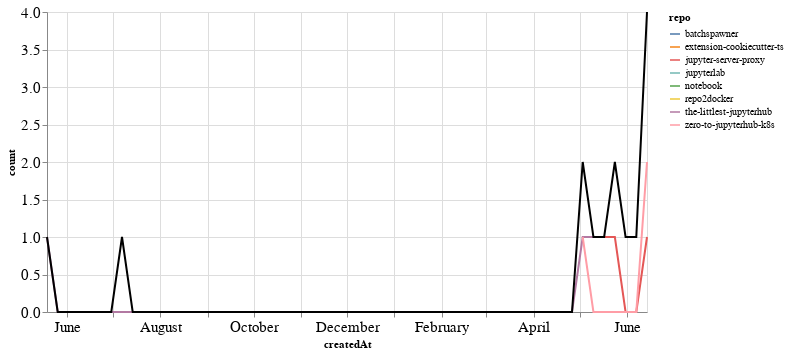

Notebook code cell kept with this figure:
### Markdown cell above
## PRs

### Code cell
prs_time = prs.groupby('repo').resample('W', on='createdAt').count()['author'].reset_index()
prs_time = prs_time.rename(columns={'author': 'count'})
prs_time_total = prs_time.groupby('createdAt').agg({"count": "sum"}).reset_index()

ch1 = alt.Chart(prs_time, width=600).mark_line().encode(
    x='createdAt',
    y='count',
    color='repo',
    tooltip="repo"
)

ch2 = alt.Chart(prs_time_total, width=600).mark_line(color="black").encode(
    x='createdAt',
    y='count',
)

ch1 + ch2

### Figure 1 — Vega-Lite specification as saved in the notebook (floating-point values rounded to 4 significant figures)
{"config": {"axisLeft": {"labelFontSize": 15}, "axisBottom": {"labelFontSize": 15}}, "layer": [{"data": {"name": "data-4f917ae45759e7bcf5d806d00d588298"}, "mark": "line", "encoding": {"color": {"type": "nominal", "field": "repo"}, "tooltip": {"type": "nominal", "field": "repo"}, "x": {"type": "temporal", "field": "createdAt"}, "y": {"type": "quantitative", "field": "count"}}, "width": 600}, {"data": {"name": "data-987a8137f646423e31142c4134be32b6"}, "mark": {"type": "line", "color": "black"}, "encoding": {"x": {"type": "temporal", "field": "createdAt"}, "y": {"type": "quantitative", "field": "count"}}, "width": 600}], "$schema": "https://vega.github.io/schema/vega-lite/v4.8.1.json", "datasets": {"data-4f917ae45759e7bcf5d806d00d588298": [{"repo": "batchspawner", "createdAt": "2020-06-07T00:00:00", "count": 1}, {"repo": "extension-cookiecutter-ts", "createdAt": "2020-05-24T00:00:00", "count": 1}, {"repo": "jupyter-server-proxy", "createdAt": "2020-05-17T00:00:00", "count": 1}, {"repo": "jupyter-server-proxy", "createdAt": "2020-05-24T00:00:00", "count": 1}, {"repo": "jupyter-server-proxy", "createdAt": "2020-05-31T00:00:00", "count": 0}, {"repo": "jupyter-server-proxy", "createdAt": "2020-06-07T00:00:00", "count": 0}, {"repo": "jupyter-server-proxy", "createdAt": "2020-06-14T00:00:00", "count": 1}, {"repo": "jupyterlab", "createdAt": "2020-05-31T00:00:00", "count": 1}, {"repo": "notebook", "createdAt": "2019-07-07T00:00:00", "count": 1}, {"repo": "repo2docker", "createdAt": "2020-06-14T00:00:00", "count": 1}, {"repo": "the-littlest-jupyterhub", "createdAt": "2019-05-19T00:00:00", "count": 1}, {"repo": "the-littlest-jupyterhub", "createdAt": "2019-05-26T00:00:00", "count": 0}, {"repo": "the-littlest-jupyterhub", "createdAt": "2019-06-02T00:00:00", "count": 0}, {"repo": "the-littlest-jupyterhub", "createdAt": "2019-06-09T00:00:00", "count": 0}, {"repo": "the-littlest-jupyterhub", "createdAt": "2019-06-16T00:00:00", "count": 0}, {"repo": "the-littlest-jupyterhub", "createdAt": "2019-06-23T00:00:00", "count": 0}, {"repo": "the-littlest-jupyterhub", "createdAt": "2019-06-30T00:00:00", "count": 0}, {"repo": "the-littlest-jupyterhub", "createdAt": "2019-07-07T00:00:00", "count": 0}, {"repo": "the-littlest-jupyterhub", "createdAt": "2019-07-14T00:00:00", "count": 0}, {"repo": "the-littlest-jupyterhub", "createdAt": "2019-07-21T00:00:00", "count": 0}, {"repo": "the-littlest-jupyterhub", "createdAt": "2019-07-28T00:00:00", "count": 0}, {"repo": "the-littlest-jupyterhub", "createdAt": "2019-08-04T00:00:00", "count": 0}, {"repo": "the-littlest-jupyterhub", "createdAt": "2019-08-11T00:00:00", "count": 0}, {"repo": "the-littlest-jupyterhub", "createdAt": "2019-08-18T00:00:00", "count": 0}, {"repo": "the-littlest-jupyterhub", "createdAt": "2019-08-25T00:00:00", "count": 0}, {"repo": "the-littlest-jupyterhub", "createdAt": "2019-09-01T00:00:00", "count": 0}, {"repo": "the-littlest-jupyterhub", "createdAt": "2019-09-08T00:00:00", "count": 0}, {"repo": "the-littlest-jupyterhub", "createdAt": "2019-09-15T00:00:00", "count": 0}, {"repo": "the-littlest-jupyterhub", "createdAt": "2019-09-22T00:00:00", "count": 0}, {"repo": "the-littlest-jupyterhub", "createdAt": "2019-09-29T00:00:00", "count": 0}, {"repo": "the-littlest-jupyterhub", "createdAt": "2019-10-06T00:00:00", "count": 0}, {"repo": "the-littlest-jupyterhub", "createdAt": "2019-10-13T00:00:00", "count": 0}, {"repo": "the-littlest-jupyterhub", "createdAt": "2019-10-20T00:00:00", "count": 0}, {"repo": "the-littlest-jupyterhub", "createdAt": "2019-10-27T00:00:00", "count": 0}, {"repo": "the-littlest-jupyterhub", "createdAt": "2019-11-03T00:00:00", "count": 0}, {"repo": "the-littlest-jupyterhub", "createdAt": "2019-11-10T00:00:00", "count": 0}, {"repo": "the-littlest-jupyterhub", "createdAt": "2019-11-17T00:00:00", "count": 0}, {"repo": "the-littlest-jupyterhub", "createdAt": "2019-11-24T00:00:00", "count": 0}, {"repo": "the-littlest-jupyterhub", "createdAt": "2019-12-01T00:00:00", "count": 0}, {"repo": "the-littlest-jupyterhub", "createdAt": "2019-12-08T00:00:00", "count": 0}, {"repo": "the-littlest-jupyterhub", "createdAt": "2019-12-15T00:00:00", "count": 0}, {"repo": "the-littlest-jupyterhub", "createdAt": "2019-12-22T00:00:00", "count": 0}, {"repo": "the-littlest-jupyterhub", "createdAt": "2019-12-29T00:00:00", "count": 0}, {"repo": "the-littlest-jupyterhub", "createdAt": "2020-01-05T00:00:00", "count": 0}, {"repo": "the-littlest-jupyterhub", "createdAt": "2020-01-12T00:00:00", "count": 0}, {"repo": "the-littlest-jupyterhub", "createdAt": "2020-01-19T00:00:00", "count": 0}, {"repo": "the-littlest-jupyterhub", "createdAt": "2020-01-26T00:00:00", "count": 0}, {"repo": "the-littlest-jupyterhub", "createdAt": "2020-02-02T00:00:00", "count": 0}, {"repo": "the-littlest-jupyterhub", "createdAt": "2020-02-09T00:00:00", "count": 0}, {"repo": "the-littlest-jupyterhub", "createdAt": "2020-02-16T00:00:00", "count": 0}, {"repo": "the-littlest-jupyterhub", "createdAt": "2020-02-23T00:00:00", "count": 0}, {"repo": "the-littlest-jupyterhub", "createdAt": "2020-03-01T00:00:00", "count": 0}, {"repo": "the-littlest-jupyterhub", "createdAt": "2020-03-08T00:00:00", "count": 0}, {"repo": "the-littlest-jupyterhub", "createdAt": "2020-03-15T00:00:00", "count": 0}, {"repo": "the-littlest-jupyterhub", "createdAt": "2020-03-22T00:00:00", "count": 0}, {"repo": "the-littlest-jupyterhub", "createdAt": "2020-03-29T00:00:00", "count": 0}, {"repo": "the-littlest-jupyterhub", "createdAt": "2020-04-05T00:00:00", "count": 0}, {"repo": "the-littlest-jupyterhub", "createdAt": "2020-04-12T00:00:00", "count": 0}, {"repo": "the-littlest-jupyterhub", "createdAt": "2020-04-19T00:00:00", "count": 0}, {"repo": "the-littlest-jupyterhub", "createdAt": "2020-04-26T00:00:00", "count": 0}, {"repo": "the-littlest-jupyterhub", "createdAt": "2020-05-03T00:00:00", "count": 1}, {"repo": "the-littlest-jupyterhub", "createdAt": "2020-05-10T00:00:00", "count": 1}, {"repo": "zero-to-jupyterhub-k8s", "createdAt": "2020-05-03T00:00:00", "count": 1}, {"repo": "zero-to-jupyterhub-k8s", "createdAt": "2020-05-10T00:00:00", "count": 0}, {"repo": "zero-to-jupyterhub-k8s", "createdAt": "2020-05-17T00:00:00", "count": 0}, {"repo": "zero-to-jupyterhub-k8s", "createdAt": "2020-05-24T00:00:00", "count": 0}, {"repo": "zero-to-jupyterhub-k8s", "createdAt": "2020-05-31T00:00:00", "count": 0}, {"repo": "zero-to-jupyterhub-k8s", "createdAt": "2020-06-07T00:00:00", "count": 0}, {"repo": "zero-to-jupyterhub-k8s", "createdAt": "2020-06-14T00:00:00", "count": 2}], "data-987a8137f646423e31142c4134be32b6": [{"createdAt": "2019-05-19T00:00:00", "count": 1}, {"createdAt": "2019-05-26T00:00:00", "count": 0}, {"createdAt": "2019-06-02T00:00:00", "count": 0}, {"createdAt": "2019-06-09T00:00:00", "count": 0}, {"createdAt": "2019-06-16T00:00:00", "count": 0}, {"createdAt": "2019-06-23T00:00:00", "count": 0}, {"createdAt": "2019-06-30T00:00:00", "count": 0}, {"createdAt": "2019-07-07T00:00:00", "count": 1}, {"createdAt": "2019-07-14T00:00:00", "count": 0}, {"createdAt": "2019-07-21T00:00:00", "count": 0}, {"createdAt": "2019-07-28T00:00:00", "count": 0}, {"createdAt": "2019-08-04T00:00:00", "count": 0}, {"createdAt": "2019-08-11T00:00:00", "count": 0}, {"createdAt": "2019-08-18T00:00:00", "count": 0}, {"createdAt": "2019-08-25T00:00:00", "count": 0}, {"createdAt": "2019-09-01T00:00:00", "count": 0}, {"createdAt": "2019-09-08T00:00:00", "count": 0}, {"createdAt": "2019-09-15T00:00:00", "count": 0}, {"createdAt": "2019-09-22T00:00:00", "count": 0}, {"createdAt": "2019-09-29T00:00:00", "count": 0}, {"createdAt": "2019-10-06T00:00:00", "count": 0}, {"createdAt": "2019-10-13T00:00:00", "count": 0}, {"createdAt": "2019-10-20T00:00:00", "count": 0}, {"createdAt": "2019-10-27T00:00:00", "count": 0}, {"createdAt": "2019-11-03T00:00:00", "count": 0}, {"createdAt": "2019-11-10T00:00:00", "count": 0}, {"createdAt": "2019-11-17T00:00:00", "count": 0}, {"createdAt": "2019-11-24T00:00:00", "count": 0}, {"createdAt": "2019-12-01T00:00:00", "count": 0}, {"createdAt": "2019-12-08T00:00:00", "count": 0}, {"createdAt": "2019-12-15T00:00:00", "count": 0}, {"createdAt": "2019-12-22T00:00:00", "count": 0}, {"createdAt": "2019-12-29T00:00:00", "count": 0}, {"createdAt": "2020-01-05T00:00:00", "count": 0}, {"createdAt": "2020-01-12T00:00:00", "count": 0}, {"createdAt": "2020-01-19T00:00:00", "count": 0}, {"createdAt": "2020-01-26T00:00:00", "count": 0}, {"createdAt": "2020-02-02T00:00:00", "count": 0}, {"createdAt": "2020-02-09T00:00:00", "count": 0}, {"createdAt": "2020-02-16T00:00:00", "count": 0}, {"createdAt": "2020-02-23T00:00:00", "count": 0}, {"createdAt": "2020-03-01T00:00:00", "count": 0}, {"createdAt": "2020-03-08T00:00:00", "count": 0}, {"createdAt": "2020-03-15T00:00:00", "count": 0}, {"createdAt": "2020-03-22T00:00:00", "count": 0}, {"createdAt": "2020-03-29T00:00:00", "count": 0}, {"createdAt": "2020-04-05T00:00:00", "count": 0}, {"createdAt": "2020-04-12T00:00:00", "count": 0}, {"createdAt": "2020-04-19T00:00:00", "count": 0}, {"createdAt": "2020-04-26T00:00:00", "count": 0}, {"createdAt": "2020-05-03T00:00:00", "count": 2}, {"createdAt": "2020-05-10T00:00:00", "count": 1}, {"createdAt": "2020-05-17T00:00:00", "count": 1}, {"createdAt": "2020-05-24T00:00:00", "count": 2}, {"createdAt": "2020-05-31T00:00:00", "count": 1}, {"createdAt": "2020-06-07T00:00:00", "count": 1}, {"createdAt": "2020-06-14T00:00:00", "count": 4}]}}
